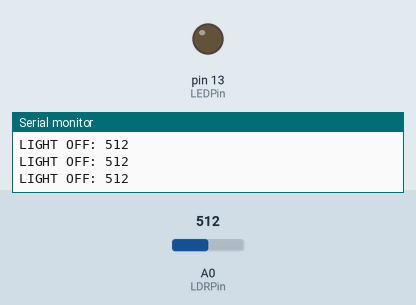
This sketch was run on a simulated Arduino Uno, built with avr-gcc and run on an emulated ATmega328P. Shown: output pins drawn as LEDs (lit = HIGH), the last lines printed to the serial monitor. The inputs (shaded band) are chosen by the test bench; at power-on: A0 (LDRPin) = 512.

Above: at 1.2 s.
1.3 s: A0 (LDRPin) set to 34
4.3 s: A0 (LDRPin) set to 28
At 4.7 s:
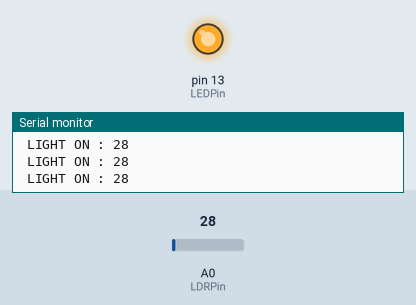
5.8 s: A0 (LDRPin) set to 122
At 7.0 s:
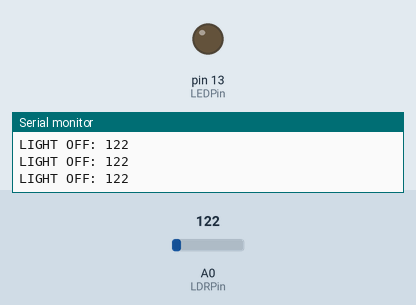
7.3 s: A0 (LDRPin) set to 20
At 8.0 s:
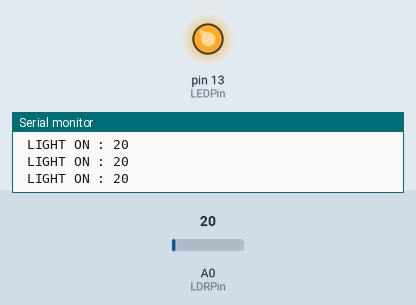
Timing chart, 0 to 9.8 s (numbered marks = the images above; inputs shaded):
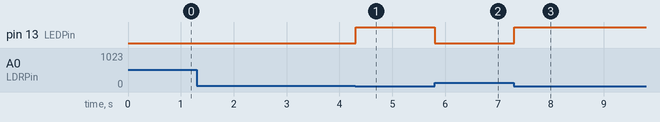

Measured:
- the behaviour switches between 31 and 30 on A0 (LDRPin) (found by bisection; images 0 and 1)
- after the input at 4.3 s, pin 13 (LEDPin): LOW → HIGH at once
- after the input at 5.8 s, pin 13 (LEDPin): HIGH → LOW at once
- after the input at 7.3 s, pin 13 (LEDPin): LOW → HIGH at once

The sketch:

using_LDR_to_control_led.ino
```cpp
const int LEDPin = 13;
const int LDRPin = A0;
void setup() {
Serial.begin(9600);
pinMode(LEDPin, OUTPUT);
pinMode(LDRPin, INPUT);
}
void loop() {

int ldrStatus = analogRead(LDRPin);

if (ldrStatus <= 30) {

digitalWrite(LEDPin, HIGH);

Serial.print(" LIGHT ON : ");

Serial.println(ldrStatus);

} else {

digitalWrite(LEDPin, LOW);

Serial.print("LIGHT OFF: ");

Serial.println(ldrStatus);
}
 }
```
